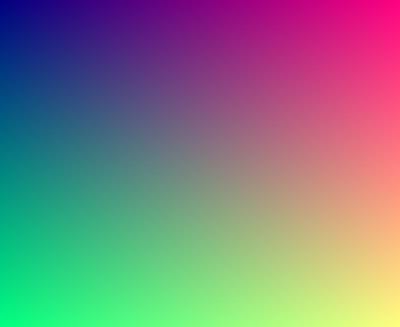
#> input picture graphics/hsl_rgb/gradient.jpg, 400 x 327 px
$ python a.py
#> lines starting #> are read from the running program, lines starting #| are printed output that depends on the picture
# License: CC0
# https://puzzleandy.com

# pip install numpy
# pip install opencv-python

import numpy as np
import cv2

def hsl2rgb(H, SL, L):
	C = (1 - abs(2 * L - 1)) * SL
	Hp = H / 60
	X = C * (1 - abs(Hp % 2 - 1))
	if 0 <= Hp < 1:
		R1, G1, B1 = C, X, 0
	elif 1 <= Hp < 2:
		R1, G1, B1 = X, C, 0
	elif 2 <= Hp < 3:
		R1, G1, B1 = 0, C, X
	elif 3 <= Hp < 4:
		R1, G1, B1 = 0, X, C
	elif 4 <= Hp < 5:
		R1, G1, B1 = X, 0, C
	elif 5 <= Hp < 6:
		R1, G1, B1 = C, 0, X
	m = L - C / 2
	R, G, B = R1 + m, G1 + m, B1 + m
	return R, G, B

def rgb2hsl(R, G, B):
	Xmax = V = max(R, G, B)
	Xmin = min(R, G, B)
	C = Xmax - Xmin
	L = (Xmax + Xmin) / 2
	if C == 0:
		H = 0
	elif V == R:
		H = 60 * ((G - B) / C % 6)
	elif V == G:
		H = 60 * ((B - R) / C + 2)
	elif V == B:
		H = 60 * ((R - G) / C + 4)
	if L == 0 or L == 1:
		SL = 0
	else:
		SL = C / (1 - abs(2 * V - C - 1))
	return H, SL, L

def bgr2rgb(img):
	return cv2.cvtColor(img, cv2.COLOR_BGR2RGB)

img_in = cv2.imread('gradient.jpg')
#> img_in is the input picture: shape (327, 400, 3); mean B, G, R 128.1, 127.5, 127.5
img_in = bgr2rgb(img_in)
img_out = np.empty(img_in.shape, img_in.dtype)
for i in range(0, img_in.shape[0]):
	for j in range(0, img_in.shape[1]):
		H, SL, L = rgb2hsl(*(img_in[i, j] / 255))
		R, G, B = hsl2rgb(H, SL, L / 2)
		img_out[i, j] = np.array([R, G, B]) * 255
#> this loop made 327 passes
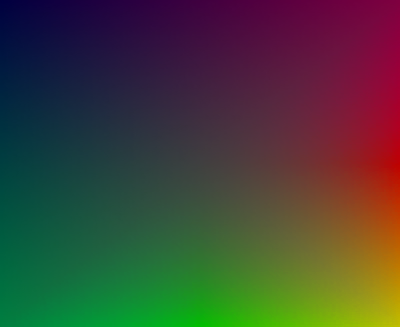
#> img_out: shape (327, 400, 3); mean R, G, B 66.7, 66.7, 54.9
img_out = bgr2rgb(img_out)
cv2.imwrite('out.jpg', img_out)
